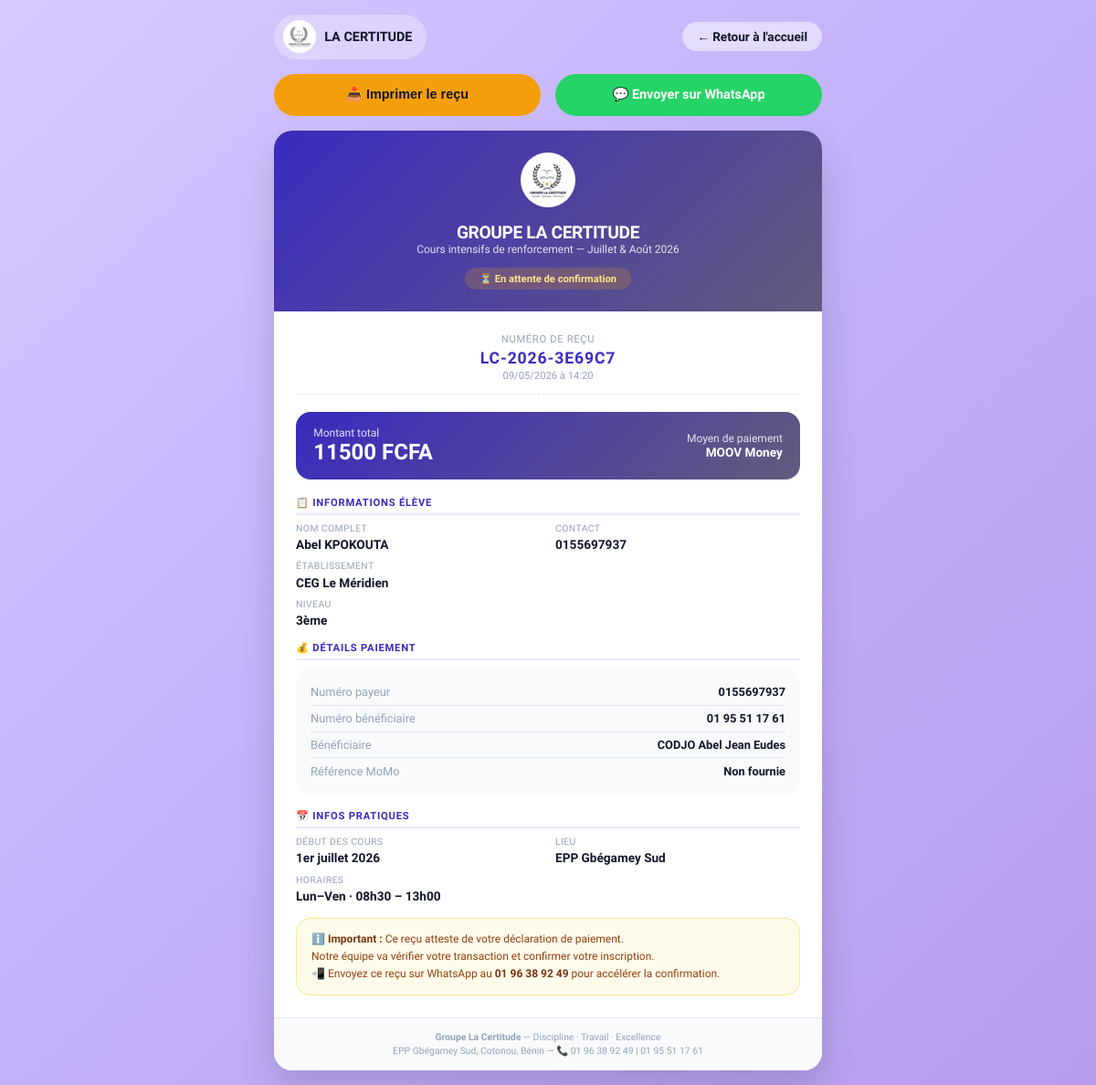
The page /recu/1/ on the database its author committed.
### payments/models.py (models this page shows, shortened)
class Payment(models.Model):
    METHOD_CHOICES = [
        ('mtn',  'MTN Mobile Money'),
        ('moov', 'MOOV Money'),
    ]
    STATUS_CHOICES = [
        ('pending',   'En attente de confirmation'),
        ('confirmed', 'Confirmé'),
        ('failed',    'Rejeté'),
    ]
    enrollment = models.ForeignKey(
        Enrollment,
        on_delete=models.CASCADE,
        related_name='payments',
        verbose_name="Inscription"
    )
    amount = models.DecimalField(
        max_digits=10, decimal_places=2,
        verbose_name="Montant (FCFA)"
    )
    method = models.CharField(
        max_length=10, choices=METHOD_CHOICES,
        verbose_name="Réseau utilisé"
    )
    phone_used = models.CharField(
        max_length=20,
        verbose_name="Numéro ayant effectué le paiement"
    )
    status = models.CharField(
        max_length=20, choices=STATUS_CHOICES,
        default='pending', verbose_name="Statut"
    )
    receipt_number = models.CharField(
        max_length=30, unique=True,
        default=generate_receipt_number,
        verbose_name="Numéro de reçu"
    )
    created_at   = models.DateTimeField(auto_now_add=True, verbose_name="Date de déclaration")
    confirmed_at = models.DateTimeField(null=True, blank=True, verbose_name="Date de confirmation")
    updated_at   = models.DateTimeField(auto_now=True)
    class Meta:
        verbose_name        = "Paiement"
        verbose_name_plural = "Paiements"
        ordering            = ['-created_at']
    @property
    def destination_phone(self):
        return '01 96 38 92 49' if self.method == 'mtn' else '01 95 51 17 61'
    @property
    def destination_name(self):
        return 'CODJO Abel Jean Eudes'

### enrollments/models.py (models this page shows, shortened)
class Enrollment(models.Model):
    TYPE_CHOICES = [
        ('eleve',  "L'élève lui-même"),
        ('parent', 'Un parent / tuteur'),
    ]
    LEVEL_CHOICES = [
        ('3eme', '3ème'),
        ('1ere', '1ères C & D'),
        ('tle',  'Terminales C & D'),
    ]
    SERIE_CHOICES = [
        ('C', 'Série C'),
        ('D', 'Série D'),
    ]
    STATUS_CHOICES = [
        ('pending',   'En attente de paiement'),
        ('active',    'Inscrit — Paiement confirmé'),
        ('cancelled', 'Annulé'),
    ]
    PHONE_OWNER_CHOICES = [
        ('eleve',  "L'élève"),
        ('pere',   'Le père'),
        ('mere',   'La mère'),
        ('tuteur', 'Un tuteur'),
    ]
    registrant_type = models.CharField(
        max_length=10, choices=TYPE_CHOICES, default='eleve',
        verbose_name="Qui s'inscrit"
    )
    last_name  = models.CharField(max_length=100, verbose_name="Nom de l'élève")
    first_name = models.CharField(max_length=100, verbose_name="Prénom(s) de l'élève")
    school     = models.CharField(max_length=200, verbose_name="Établissement scolaire")
    phone       = models.CharField(max_length=20, verbose_name="Numéro de contact")
    phone_owner = models.CharField(
        max_length=10, choices=PHONE_OWNER_CHOICES, default='eleve',
        verbose_name="Ce numéro appartient à"
    )
    level = models.CharField(max_length=10, choices=LEVEL_CHOICES, verbose_name="Niveau")
    serie = models.CharField(
        max_length=1, choices=SERIE_CHOICES,
        blank=True, default='',
        verbose_name="Série"
    )
    parent_name  = models.CharField(max_length=200, blank=True, verbose_name="Nom du parent / tuteur")
    parent_phone = models.CharField(max_length=20,  blank=True, verbose_name="Téléphone du parent")
    status     = models.CharField(
        max_length=20, choices=STATUS_CHOICES, default='pending',
        verbose_name="Statut"
    )
    created_at = models.DateTimeField(auto_now_add=True, verbose_name="Date d'inscription")
    updated_at = models.DateTimeField(auto_now=True)
    class Meta:
        verbose_name        = "Inscription"
        verbose_name_plural = "Inscriptions"
        ordering            = ['-created_at']
    @property
    def full_name(self):
        return f"{self.first_name} {self.last_name}".strip()
    @property
    def level_serie(self):
        if self.level == '3eme':
            return self.get_level_display()
        return f"{self.get_level_display()} — Série {self.serie}"

### payments/views.py (the view)
# urls.py: path('recu/<int:pk>/',             views.receipt_view,       name='receipt'),
def receipt_view(request, pk):
    payment    = get_object_or_404(Payment, pk=pk)
    enrollment = payment.enrollment
    return render(request, 'payments/receipt.html', {
        'payment':    payment,
        'enrollment': enrollment,
    })

### payments/templates/payments/receipt.html (shortened to what this page needs)
{% load static %}
<!DOCTYPE html>
<html lang="fr">
<head>
</head>
<body>
<div class="top-bar">
  <div class="brand">
    <img src="{% static 'images/logo_certitude.png' %}" alt="Logo" onerror="this.src='https://placehold.co/36x36/3a2bbf/white?text=LC'"/>
    <span>LA CERTITUDE</span>
  </div>
  <a href="{% url 'core:index' %}" class="home-link">← Retour à l'accueil</a>
</div>
<div class="action-btns">
  <button class="btn-action btn-download" onclick="window.print()">
    📥 Imprimer le reçu
  </button>
  <a href="#" id="whatsappLink" class="btn-action btn-whatsapp" target="_blank">
    💬 Envoyer sur WhatsApp
  </a>
</div>
<div class="receipt" id="receipt">
  <div class="receipt-header">
    <img src="{% static 'images/logo_certitude.png' %}" alt="Logo" class="receipt-logo" onerror="this.src='https://placehold.co/60x60/3a2bbf/white?text=LC'"/>
    <h1>GROUPE LA CERTITUDE</h1>
    <p>Cours intensifs de renforcement — Juillet & Août 2026</p>
    <div class="status-badge {% if payment.status == 'confirmed' %}status-confirmed{% else %}status-pending{% endif %}">
      {% if payment.status == 'confirmed' %}
        ✅ Paiement confirmé
      {% else %}
        ⏳ En attente de confirmation
      {% endif %}
    </div>
  </div>
  <div class="receipt-body">
    <div class="receipt-num">
      <div class="rn-label">Numéro de reçu</div>
      <div class="rn-value">{{ payment.receipt_number }}</div>
      <div class="rn-date">{{ payment.created_at|date:"d/m/Y à H:i" }}</div>
    </div>
    <div class="amount-section">
      <div>
        <div class="am-label">Montant total</div>
        <div class="am-value">{{ payment.amount|floatformat:0 }} FCFA</div>
      </div>
      <div style="text-align:right">
        <div class="am-label">Moyen de paiement</div>
        <div style="font-weight:700; font-size:0.85rem;">{{ payment.get_method_display }}</div>
      </div>
    </div>
    <div class="section">
      <div class="sec-title">📋 INFORMATIONS ÉLÈVE</div>
      <div class="info-grid">
        <div class="info-item">
          <div class="info-label">Nom complet</div>
          <div class="info-val">{{ enrollment.full_name }}</div>
        </div>
        <div class="info-item">
          <div class="info-label">Contact</div>
          <div class="info-val">{{ enrollment.phone }}</div>
        </div>
        <div class="info-item full">
          <div class="info-label">Établissement</div>
          <div class="info-val">{{ enrollment.school }}</div>
        </div>
        <div class="info-item full">
          <div class="info-label">Niveau</div>
          <div class="info-val">{{ enrollment.level_serie }}</div>
        </div>
      </div>
    </div>
    <div class="section">
      <div class="sec-title">💰 DÉTAILS PAIEMENT</div>
      <div class="payment-info">
        <div class="pi-row">
          <span class="pi-key">Numéro payeur</span>
          <span class="pi-val">{{ payment.phone_used }}</span>
        </div>
        <div class="pi-row">
          <span class="pi-key">Numéro bénéficiaire</span>
          <span class="pi-val">{{ payment.destination_phone }}</span>
        </div>
        <div class="pi-row">
          <span class="pi-key">Bénéficiaire</span>
          <span class="pi-val">{{ payment.destination_name }}</span>
        </div>
        <div class="pi-row">
          <span class="pi-key">Référence MoMo</span>
          <span class="pi-val">{{ payment.payment_reference|default:"Non fournie" }}</span>
        </div>
      </div>
    </div>
    <div class="section">
      <div class="sec-title">📅 INFOS PRATIQUES</div>
      <div class="info-grid">
        <div class="info-item">
          <div class="info-label">Début des cours</div>
          <div class="info-val">1er juillet 2026</div>
        </div>
        <div class="info-item">
          <div class="info-label">Lieu</div>
          <div class="info-val">EPP Gbégamey Sud</div>
        </div>
        <div class="info-item">
          <div class="info-label">Horaires</div>
          <div class="info-val">Lun–Ven · 08h30 – 13h00</div>
        </div>
      </div>
    </div>
    {% if payment.status == 'pending' %}
    <div class="pending-notice">
      ℹ️ <strong>Important :</strong> Ce reçu atteste de votre déclaration de paiement.<br/>
      Notre équipe va vérifier votre transaction et confirmer votre inscription.<br/>
      📲 Envoyez ce reçu sur WhatsApp au <strong>01 96 38 92 49</strong> pour accélérer la confirmation.
    </div>
    {% endif %}
  </div>
  <div class="receipt-footer">
    <p>
      <strong>Groupe La Certitude</strong> — Discipline · Travail · Excellence<br/>
      EPP Gbégamey Sud, Cotonou, Bénin — 📞 01 96 38 92 49 | 01 95 51 17 61
    </p>
  </div>
</div>
</body>
</html>

### rows shown on the page
Payment: receipt_number "LC-2026-3E69C7", created_at "09/05/2026 à 14:20", amount "11500", method "MOOV Money", phone_used "0155697937", destination_phone "01 95 51 17 61", destination_name "CODJO Abel Jean Eudes"
Enrollment: full_name "Abel KPOKOUTA", phone "0155697937", school "CEG Le Méridien", level_serie "3ème"

### other values the page prints
{{ payment.payment_reference|default:"Non fournie" }} "Non fournie"
